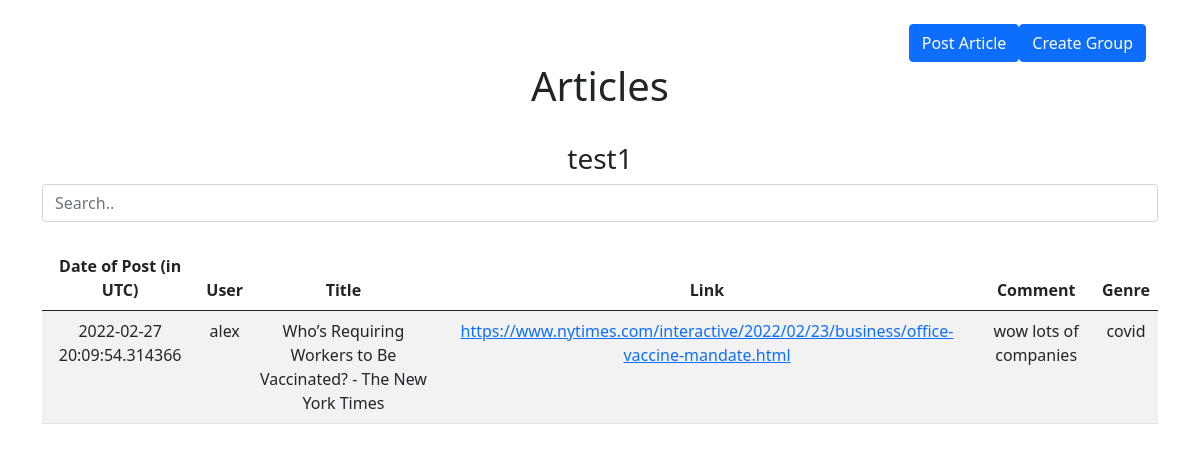
/groups/test1 (signed in), run on the app's committed database.
### models.py (models this page shows)
class Articles(db.Model):
    __tablename__ = "articles"
    id = db.Column(db.Integer, primary_key=True)
    title = db.Column(db.String(80), nullable=False)
    link = db.Column(db.String(120), nullable=False)
    comment = db.Column(db.String(300))
    date = db.Column(db.DateTime())
    category = db.Column(db.String(300))
    username = db.Column(db.String(300), nullable=False)
    groups = db.Column(db.String(300))

### routes.py (the view)
@app.route('/groups/<group>')
def single_group(group):
    query = Articles.query.filter_by(groups=group).order_by(Articles.id.desc()).all()
    if query:
        return render_template("singleGroup.html", query=query,group=group)
    else:
        return "Group not found"

### routes.py (called while the page is built)
@login_manager.user_loader
def load_user(user_id):
    return User.query.get(int(user_id))

### templates/singleGroup.html (shortened to what this page needs)
{% extends "base.html" %}
{% block content%}
<div class="container py-4 text-center">
    {% if current_user.is_authenticated %}
    <div class = "container float-end">
    <a class="btn btn-primary float-end pr-1" href={{url_for('create_group')}} role="button">Create Group</a>
        <a class="btn btn-primary float-end pl-1" href={{url_for('submit_articles')}} role="button">Post Article</a>
        </div>
    <h1>Articles</h1>
    <br>
    <h3>{{group}}</h3>
    <input class="form-control" id="myInput" type="text" placeholder="Search..">
  <br>
    <div class="table-wrapper-scroll-y my-custom-scrollbar">
    <table class="table table-striped">
  <thead>
    <tr>
        <th scope="col">Date of Post (in UTC)</th>
      <th scope="col">User</th>
      <th scope="col">Title</th>
      <th scope="col">Link</th>
      <th scope="col">Comment</th>
        <th scope="col">Genre</th>
      </tr>
  </thead>
         <tbody id="articleTable">
    {% for article in query %}
        <tr>
            <td>
              {{article.date}}
          </td>
          <td >
              {{article.username}}
          </td>
            <td>
              {{article.title}}
          </td>
            <td>
             <a href = {{article.link}}> {{article.link}} </a>
          </td>
            <td>
            {{article.comment}}
          </td>
            <td>
            {{article.category}}
          </td>
        </tr>
        {% endfor %}
 </tbody>
</table>
    </div>
    {% else %}
    <a href="{{url_for('login')}}">Sign in/Sign Up</a>
    {% endif %}
</div>
{% endblock %}

### static/styles/table.css (style rules this page uses)
.my-custom-scrollbar { position: relative; height: 300px; overflow: auto; }
.table-wrapper-scroll-y { display: block; }

### data on the page
Articles: groups "test1", date "2022-02-27 20:09:54.314366", username "alex", title "Who’s Requiring Workers to Be Vaccinated? - The New York Times", link "https://www.nytimes.com/interactive/2022/02/23/business/office-vaccine-mandate.html", comment "wow lots of companies", category "covid"
